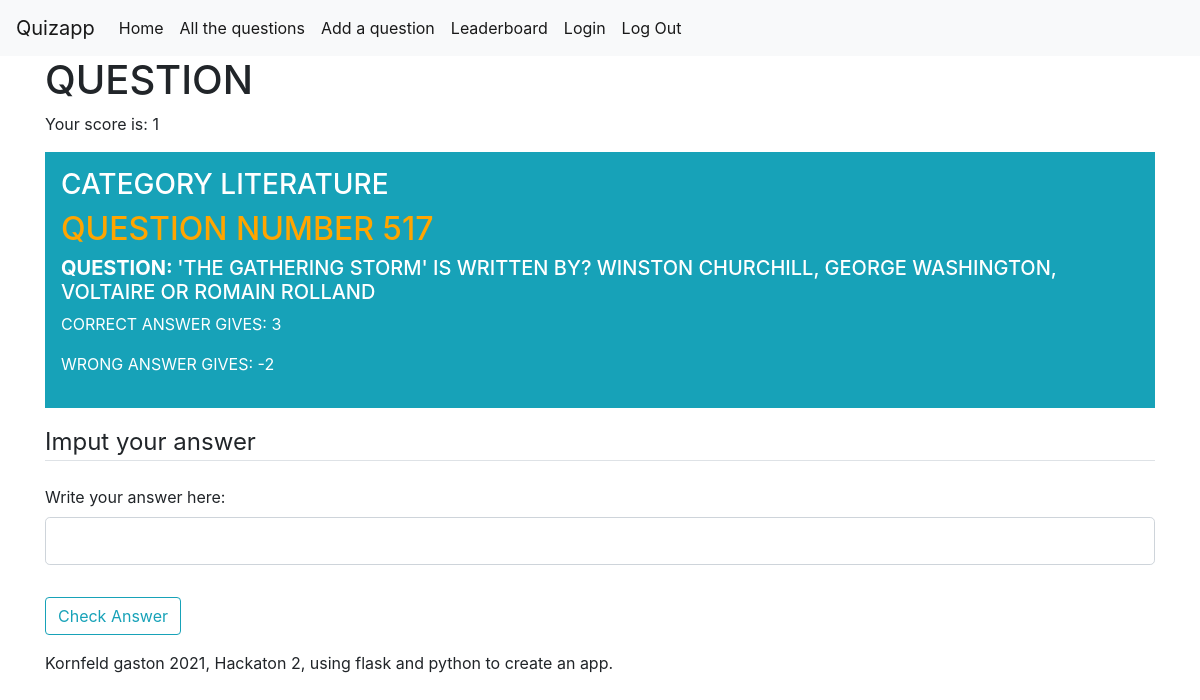
Page /category/literature (signed in) on the committed database.
### webapp/models.py (models this page shows)
class Question(db.Model):
    id = db.Column(db.Integer(), primary_key=True)
    details = db.Column(db.Text(), nullable = False)
    answer = db.Column(db.String(64), nullable=False)
    incorrect = db.Column(db.Integer())
    correct = db.Column(db.Integer())
    category = db.Column(db.String(64), nullable = False)

### webapp/routes.py (the view)
@app.route('/category/<category>', methods = ['GET', "POST"])
def category(category):
    form = forms.AnswerForm()
    if flask.request.method == 'POST':
        if form.validate_on_submit():
            answer = form.answer.data
            to_chek = models.Question.query.get(flask.session['id_question'])
            answer1 = to_chek.answer
            if answer.lower() == answer1.lower():
                flask.flash('Correct', 'success')
                flask.session['user__score'] = int(flask.session['user__score']) + to_chek.correct
                user = models.User.query.filter_by(name = flask.session['user__name']).first()
                user.score = flask.session['user__score']
                db.session.commit()
                return flask.redirect(flask.url_for('category', category = category))
            else:
                flask.flash("Incorrect. The correct answer is " + models.Question.query.get(flask.session['id_question']).answer, 'danger')
                flask.session['user__score'] = int(flask.session['user__score']) + to_chek.incorrect
                user = models.User.query.filter_by(name = flask.session['user__name']).first()
                user.score = flask.session['user__score']
                db.session.commit()
                return flask.redirect(flask.url_for('category', category = category))
    else:
        if models.Question.query.filter_by(category = category).first() != None:
            all_question_category = models.Question.query.filter_by(category = category)
            random_question = random.choice(list(all_question_category))
            flask.session['id_question'] = random_question.id
            score = flask.session['user__score']
            return flask.render_template('category.html', questions = all_question_category, random = random_question, form = form, score = score)
        else:
            return flask.render_template('category_not_found.html', category = category)

### webapp/forms.py
class AnswerForm(FlaskForm):
    answer = StringField('Write your answer here:',
                        validators=[DataRequired(), Length(max=100)])
    submit = SubmitField('Check Answer')

### webapp/templates/category.html (shortened to what this page needs)
{% extends "base.html" %}
{% block content %}
<h1>Question</h1> <span >Your score is: {{ session['user__score']}}</span>
    <section class="container-fluid p-3 my-3 bg-info text-white">
        <h3> Category  {{ random.category }} </h3>
        <h2>Question Number {{ random.id }}</h2>
        <h5><strong>  Question: </strong> {{ random.details }}</h5>
        <p>Correct answer gives: {{ random.correct }}</p>
        <p>Wrong answer gives: {{ random.incorrect }}</p>
    </section>
    <div class="content-section">
        <form action="" method="POST">
            <fieldset class="form-group">
                <legend class="border-bottom mb-4">Imput your answer </legend>
                <div class="form-group">
                    {{ form.answer.label(class='form-control-label') }}
                    {% if form.answer.errors %}
                        {{ form.answer(class='form-control form-control-lg is-invalid') }}
                        <div class="invalid-feedback">
                            {% for error in form.answer.errors %}
                                <span>{{ error }}</span>
                            {% endfor %}
                        </div>
                    {% else %}
                        {{ form.answer(class='form-control form-control-lg') }}
                    {% endif %}
                </div>
            </fieldset>
            <div class="form-group">
                {{ form.submit(class='btn btn-outline-info') }}
            </div>
        </form>
    </div>
{% endblock %}

### webapp/static/css/statico.css (style rules this page uses)
h1 { text-transform: uppercase; }
h2 { color: orange; text-transform: uppercase; }
h3 { text-transform: uppercase; }
h5 { text-transform: uppercase; }
p { text-transform: uppercase; }

### rows in the picture
Question: category "LITERATURE", id "517", details "'THE GATHERING STORM' IS WRITTEN BY? WINSTON CHURCHILL, GEORGE WASHINGTON, VOLTAIRE OR ROMAIN ROLLAND", correct "3", incorrect "-2"

### other values in the picture
{{ session['user__score'] }} "1"
